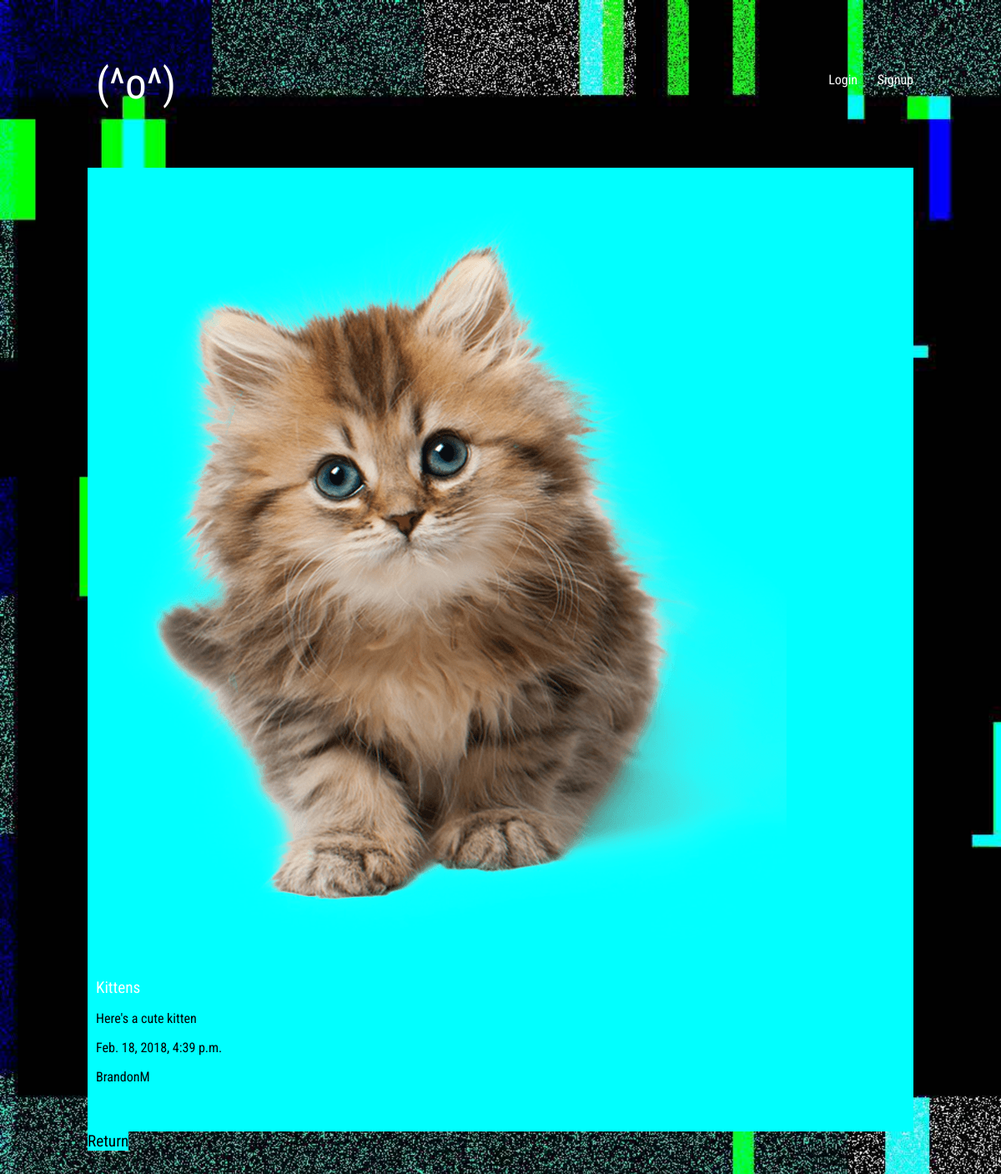
Page /articles/kittens/ on the committed database.
### articles/models.py (models this page shows)
class Article(models.Model):
	title = models.CharField(max_length=100);
	slug = models.SlugField()
	body = models.TextField()
	date = models.DateTimeField(auto_now_add=True)
	thumb = models.ImageField(default='default.png',blank=True)
	author = models.ForeignKey(User, on_delete=models.CASCADE, default=None)

### articles/views.py (the view)
# urls.py: url(r'^(?P<slug>[\w-]+)/$', views.article_detail, name="detail"),
def article_detail(request, slug):
	article = Article.objects.get(slug=slug)
	return render(request, 'articles/article_detail.html', {'article':article})

### articles/templates/articles/article_detail.html
{% extends 'base_layout.html' %}
{% block content %}
<div class="article-details">
	<div class="article">
		<img src="{{article.thumb.url}}" />
		<h2>{{ article.title }}</h2>
		<p>{{ article.body }}</p>
		<p>{{ article.date }}</p>
		<p>{{ article.author }}</p>
	</div>
	 <a href="{% url 'home' %}" class="button"> Return </a>
</div>
{% endblock %}

### assets/styles.css (style rules this page uses)
body { background-image: url("glitch.jpg"); height: 100%; background-size: cover; }
body * { font-family: 'Roboto Condensed', sans-serif; }
label,h1,h2,h3,h4,h5 { font-weight: normal; margin: 0; color:#fff; font-size: 3.2em; }
p { color: #010101; }
a, a:hover, a:visited { color: #fff; text-decoration: none; }
.article { padding: 10px; position: relative; padding-bottom: 40px; background: #01ffff; }
.article h2 { font-size: 1.2em; }
.button { background-color: #01ffff; color:#010101; font-size: 1.2em; margin: 10px 0; }

### rows in the picture
Article: thumb (picture), title "Kittens", body "Here's a cute kitten", date "Feb. 18, 2018, 4:39 p.m.", author "BrandonM"
